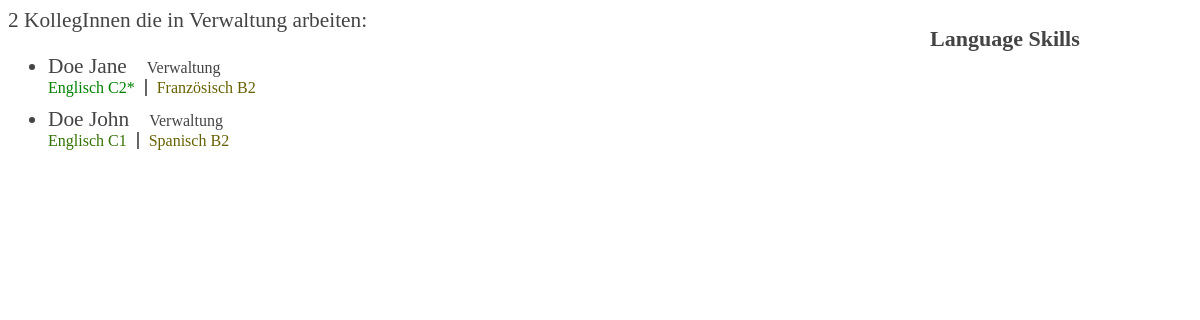
The page /?main=facility&FacilityID=1 on the database its author committed.
### tables this page shows
CREATE TABLE `FacilityLink` (
	`FacilityLinkID`	INTEGER NOT NULL PRIMARY KEY AUTOINCREMENT UNIQUE,
	`UserID`	INTEGER,
	`FacilityID`	INTEGER
);

CREATE TABLE "User" (
	`UserID`	INTEGER NOT NULL PRIMARY KEY AUTOINCREMENT UNIQUE,
	`UserName`	tinytext NOT NULL,
	`UserForename`	tinytext NOT NULL
);

CREATE TABLE "LanguageLink" (
	`LanguageLinkID`	INTEGER NOT NULL PRIMARY KEY AUTOINCREMENT UNIQUE,
	`UserID`	int(11) NOT NULL,
	`LanguageID`	int(11) NOT NULL,
	`SkillLevel`	varchar(2) NOT NULL,
	`zertifiziert`	INTEGER
);

### init.php (called while the page is built, shortened)
<?php
$dbfile="languageskills.db";
$db = new SQLite3($dbfile);
$results = $db->query("SELECT * FROM Facility ORDER BY FacilityName ASC");
while ($row = $results->fetchArray()) {
	$einrichtungen[$row["FacilityID"]] = $row["FacilityName"];
}
?>

### functions.php (the view, shortened to what this page needs)
<?php
function spokenlanguages($user_id,$sprachen) {
	$sl = '<ul class="LanguageSkills">';
	$languagequery = "SELECT * FROM LanguageLink WHERE UserID = ".$user_id;
	$dbfile="languageskills.db";
	$db = new SQLite3($dbfile);
	$languageresult = $db->query($languagequery);
	while ($languages = $languageresult->fetchArray(SQLITE3_ASSOC)) {
			if ($languages['SkillLevel'] != "-") {
				if($languages['zertifiziert']=="1") $level.='*';
				else unset($level);
			}
		$sl .= '<li><a class="skill_'.$languages['SkillLevel'].'" href="?main=language&LanguageID='.$languages['LanguageID'].'">'.$sprachen[$languages['LanguageID']];
		if($languages['SkillLevel'] != "-") $sl .= ' '.$languages['SkillLevel'].$level;
		$sl .= '</a></li>';
	}
	$sl .= '</ul>';
	return $sl;
}
function facilities($user_id,$einrichtungen) {
	$f = '<ul class="Facilities">';
	$facilityquery = "SELECT * FROM FacilityLink WHERE UserID = ".$user_id;
	$dbfile="languageskills.db";
	$db = new SQLite3($dbfile);
	$facilityresult = $db->query($facilityquery);
	while ($facilities = $facilityresult->fetchArray(SQLITE3_ASSOC)) {
		$f .= '<li><a href="?main=facility&FacilityID='.$facilities['FacilityID'].'">'.$einrichtungen[$facilities['FacilityID']].'</a></li>';
	}
	$f .= '</ul>';
	return $f;
}
?>

### facility.php
<?php
$countquery = 'SELECT count(*) FROM User INNER JOIN FacilityLink ON User.UserID = FacilityLink.UserID WHERE FacilityLink.FacilityID = '.$_GET['FacilityID'];
$result = $db->query($countquery);
while ($number = $result->fetchArray(SQLITE3_ASSOC)) {
	$sum = $number['count(*)'];
}
echo $sum.' KollegInnen die in '.$einrichtungen[$_GET['FacilityID']].' arbeiten:';
$order = "ORDER by User.UserName asc";
$userquery = 'SELECT * FROM User INNER JOIN FacilityLink ON User.UserID = FacilityLink.UserID WHERE FacilityLink.FacilityID = '.$_GET['FacilityID'].' '.$order;
$userresult = $db->query($userquery);
?>
<ul class="collaborators">
	<?php
		while ($line = $userresult->fetchArray(SQLITE3_ASSOC)) {
			$userid = $line['UserID'];
			echo '<li><div class="collaborator"><a href="?main=user&UserID='.$userid.'">'.$line['UserForename'].' '.$line['UserName'].'</a>';
			echo facilities($userid,$einrichtungen);
			echo spokenlanguages($userid,$sprachen);
			echo '</div></li>';
		}
?>
</ul>

### style.css (style rules this page uses)
body { font-size: 16pt; font-family: Verdana; color:#444; }
a { text-decoration: none; color:#444; }
li { margin: 10px 0; }
ul.collaborators ul.LanguageSkills { padding: 0; margin: 0; font-size: 75%; }
ul.collaborators ul.LanguageSkills li { display: inline; list-style-type: none; padding-right: 10px; border-right: #666 2px solid; margin-right: 10px; }
ul.collaborators ul.LanguageSkills li:last-child { padding-right: 0px; border-right: none; margin-right: 0px; }
ul.collaborators ul.Facilities { display: inline; padding: 0; margin: 0 0 0 20px; font-size: 75%; }
ul.collaborators ul.Facilities li { display: inline; list-style-type: none; padding-right: 10px; border-right: #666 2px solid; margin-right: 10px; }
ul.collaborators ul.Facilities li:last-child { padding-right: 0px; border-right: none; margin-right: 0px; }
.collaborator .Facilities { font-size: 50%; }
.LanguageSkills a.skill_B2 { color:#666100; }
.LanguageSkills a.skill_C1 { color:#337100; }
.LanguageSkills a.skill_C2 { color:#008000; }

### rows shown on the page
facilitylink: UserID.UserForename "Doe", UserID.UserName "Jane", FacilityID "Verwaltung"
languagelink: LanguageID "Englisch", value "C2*"
languagelink: LanguageID "Französisch", value "B2"
facilitylink: UserID.UserForename "Doe", UserID.UserName "John", FacilityID "Verwaltung"
languagelink: LanguageID "Englisch", value "C1"
languagelink: LanguageID "Spanisch", value "B2"

### other values the page prints
$sum "2"
$einrichtungen[$_GET['FacilityID']] "Verwaltung"
